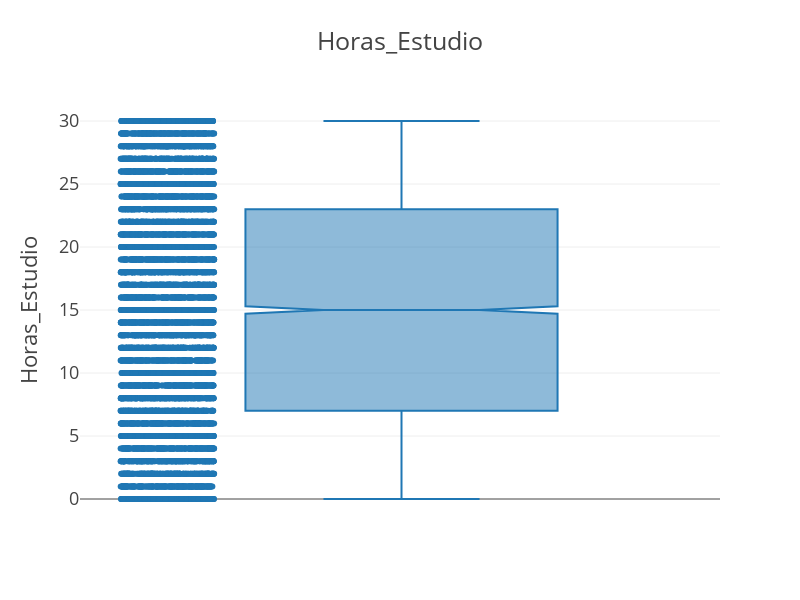

The notebook cell this image was saved under:
### Code cell
px.box(data_frame=df
    , y="Horas_Estudio"
    , width=800, height=600
    , points="all"
    , notched=True   
    , title="Horas_Estudio"
    , template='presentation'
    )

### Figure 1 — Plotly figure (JSON) as saved in the notebook; plotly's stock layout.template omitted (floating-point values rounded to 4 significant figures; data arrays with more than 128 entries replaced by an {"elided": "..."} marker saying what was removed)
{"data": [{"alignmentgroup": "True", "boxpoints": "all", "hovertemplate": "Horas_Estudio=%{y}<extra></extra>", "legendgroup": "", "marker": {"color": "#1F77B4"}, "name": "", "notched": true, "offsetgroup": "", "orientation": "v", "showlegend": false, "type": "box", "x0": " ", "xaxis": "x", "y": {"elided": "8156 int values"}, "y0": " ", "yaxis": "y"}], "layout": {"boxmode": "group", "height": 600, "legend": {"tracegroupgap": 0}, "title": {"text": "Horas_Estudio"}, "width": 800, "xaxis": {"anchor": "y", "domain": [0, 1]}, "yaxis": {"anchor": "x", "domain": [0, 1], "title": {"text": "Horas_Estudio"}}}}
